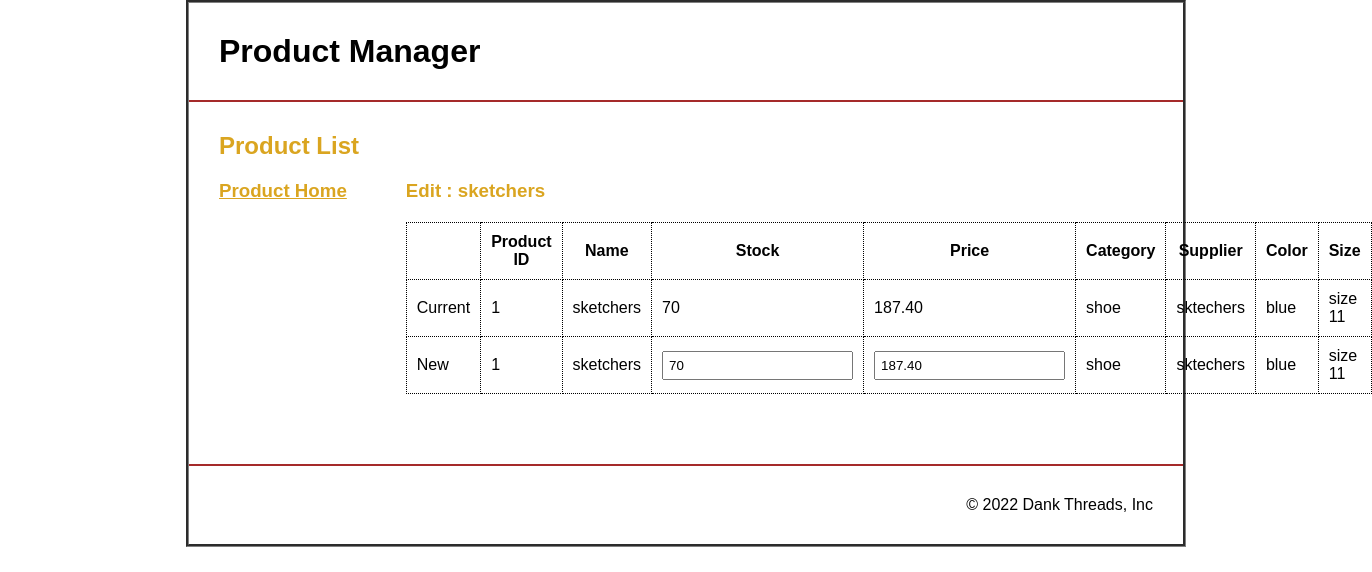
The page /editproduct.php?edit_pid=1 on the database its author committed.
### tables this page shows
CREATE TABLE `products` (
  `pid` int(11) NOT NULL,
  `pname` varchar(255) NOT NULL,
  `stock` int(11) NOT NULL,
  `price` decimal(10,2) NOT NULL,
  `category` varchar(255) NOT NULL,
  `sid` int(255) NOT NULL,
  `color` varchar(255) NOT NULL,
  `psize` varchar(255) NOT NULL
);

CREATE TABLE `suppliers` (
  `sid` int(11) NOT NULL,
  `sname` varchar(250) NOT NULL
);

### editproduct.php (the view, shortened to what this page needs)
<?php
include('db_conn.php');
$info = $show2 = $show1 = '';
$sql2='';
if (isset($_REQUEST["edit_pid"])) {
    $editpid = $_REQUEST["edit_pid"];
    $sql2 = "SELECT *, suppliers.sname FROM `products` inner join suppliers where `pid` = '$editpid' and products.sid=suppliers.sid;";
}
$pid = 0;
$pname = '';
$stock = 0;
$price = 0.00;
$category = '';
$sname = '';
$color = '';
$psize = '';
$result1 = mysqli_query($conn,$sql2);
$row1 = mysqli_fetch_assoc($result1);
if (!empty($row1)) {
    $pid = $row1['pid'];
    $pname = $row1['pname'];
    $stock = $row1['stock'];
    $price = $row1['price'];
    $category = $row1['category'];
    $sname = $row1['sname'];
    $color = $row1['color'];
    $psize = $row1['psize'];
    do {
        $show2 .= '
        <tr>
            <td>Current</td>
            <td>'.$pid.'</td>
            <td>'.$pname.'</td>
            <td>'.$stock.'</td>
            <td>'.$price.'</td>
            <td>'.$category.'</td>
            <td>'.$sname.'</td>
            <td>'.$color.'</td>
            <td>'.$psize.'</td>
            </tr>';
    } while ($row1 = mysqli_fetch_assoc($result1));
}
?>
<!DOCTYPE html>
<html lang="en">
<head>
    <link rel="stylesheet" href="style.css">
</head>
<body>
    <header>
        <h1>
            Product Manager
        </h1>
    </header>
    <main>
        <h2 class="page_title">
            Product List
        </h2>
        <div class="flex">
            <aside class="left">
                <h3 class="title"><a href="productview.php">Product Home</a></h3>
            </aside>
            <aside class="right">
            <h3 class="title"><?php
                    echo "Edit : ".$pname;
            ?>
            </h3>
                <table class="list">
                    <tr>
                        <th></th>
                        <th>Product ID</th>
                        <th>Name</th>
                        <th>Stock</th>
                        <th>Price</th>
                        <th>Category</th>
                        <th>Supplier</th>
                        <th>Color</th>
                        <th>Size</th>
                    </tr>
                    <?php echo $show2; ?>
                    <form method="post">
                        <tr>
                            <td>New</td>
                            <td><?php echo $pid; ?></td>
                            <td><?php echo $pname; ?></td>
                            <td><input type="number" value="<?php echo $stock; ?>" min="0" step="1" name="stock"></td>
                            <td><input type="number" value="<?php echo $price; ?>" min="0" step="0.01" name="price"></td>
                            <td><?php echo $category; ?></td>
                            <td><?php echo $sname; ?></td>
                            <td><?php echo $color; ?></td>
                            <td><?php echo $psize; ?></td>
                        </tr>
                    </form>
                </table>
            </aside>
        </div>
    </main>
    <footer>
        <p>&copy; 2022 Dank Threads, Inc</p>
    </footer>
</body>
</html>

### style.css (style rules this page uses)
* { margin: 0; padding: 0; box-sizing: border-box; font-family: sans-serif; }
body { border: 3px groove grey; max-width: 1000px; margin-left: auto; margin-right: auto; }
header { padding: 30px; border-bottom: 2px solid brown; }
main { padding: 30px; }
.flex { display: flex; flex-direction: row; flex-wrap: nowrap; padding: 20px 0; }
.page_title { color: goldenrod; }
.title a { color: inherit !important; }
.title { margin-bottom: 10px; color: goldenrod; }
.left { width: 20%; }
.right { width: 80%; }
table.list { border: 2px gray groove; margin: 20px 0; }
table { margin: 20px 0; }
table.list, .list th, .list td { padding: 10px; border: 1px dotted; border-collapse: collapse; }
th, td { padding: 10px; }
input, select { padding: 5px; }
main a { font-weight: 600; }
footer { padding: 30px; text-align: right; border-top: 2px solid brown; }

### rows shown on the page
products: pname "sketchers", pid "1", stock "70", price "187.40", category "shoe", sid.sname "sktechers", color "blue", psize "size 11"
